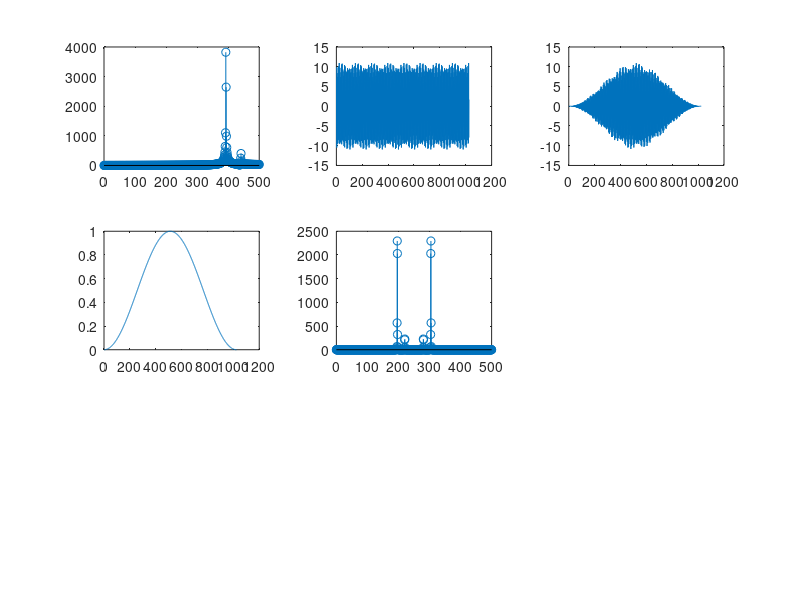

MATLAB code for this plot: (Note: this script raises an error after producing the figure.)
# Procesarea semnalelor
# Laborator 8

clear all; close all;


load('notes_signal_long.mat');

[row, N] = size(notes_signal);
t = linspace(0, fs/2, N / 2);

notes_signal_fft = fft(notes_signal);
s_plot = notes_signal_fft(1:N/2);
figure 1
subplot(3, 3, 1);
stem(t, abs(s_plot));

# 3 Signal with window
window = hann(N);
subplot(3, 3, 4);
plot(window);
s_window = notes_signal .* window';
subplot(3, 3, 3);
plot(s_window);
subplot(3, 3, 2);
plot(notes_signal);
s_window_fft = fft(s_window);
subplot(3, 3, 5);
stem(linspace(0, fs/2, N), abs(s_window_fft));

player = audioplayer(notes_signal, fs);
play (player);